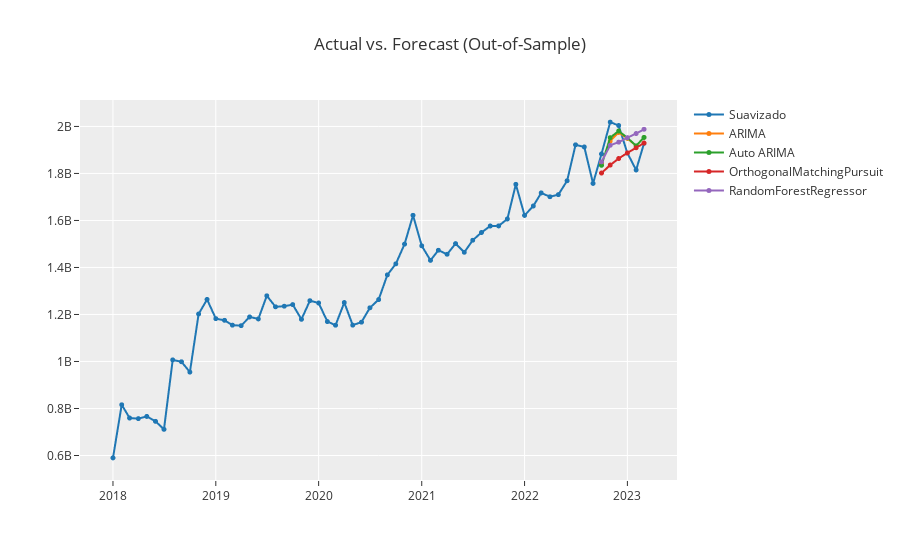

Write notebook code for a chart like this one.
### Code cell
plot_model(top_3, plot = 'forecast')
